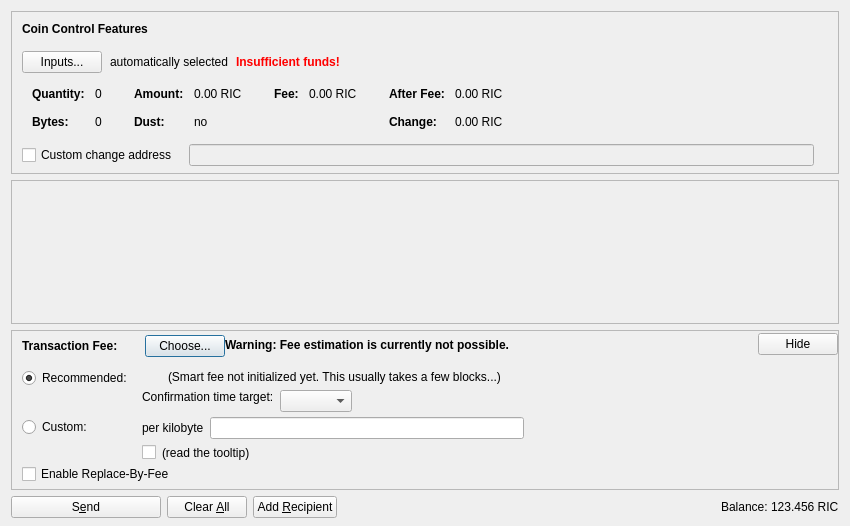
<?xml version="1.0" encoding="UTF-8"?>
<ui version="4.0">
 <class>SendCoinsDialog</class>
 <widget class="QDialog" name="SendCoinsDialog">
  <property name="geometry">
   <rect>
    <x>0</x>
    <y>0</y>
    <width>850</width>
    <height>526</height>
   </rect>
  </property>
  <property name="windowTitle">
   <string>Send Coins</string>
  </property>
  <layout class="QVBoxLayout" name="verticalLayout" stretch="0,1,0,0">
   <property name="bottomMargin">
    <number>8</number>
   </property>
   <item>
    <widget class="QFrame" name="frameCoinControl">
     <property name="sizePolicy">
      <sizepolicy hsizetype="Expanding" vsizetype="Expanding">
       <horstretch>0</horstretch>
       <verstretch>0</verstretch>
      </sizepolicy>
     </property>
     <property name="maximumSize">
      <size>
       <width>16777215</width>
       <height>16777215</height>
      </size>
     </property>
     <property name="frameShape">
      <enum>QFrame::StyledPanel</enum>
     </property>
     <property name="frameShadow">
      <enum>QFrame::Sunken</enum>
     </property>
     <layout class="QVBoxLayout" name="verticalLayoutCoinControl2">
      <property name="spacing">
       <number>0</number>
      </property>
      <property name="leftMargin">
       <number>0</number>
      </property>
      <property name="topMargin">
       <number>0</number>
      </property>
      <property name="rightMargin">
       <number>0</number>
      </property>
      <property name="bottomMargin">
       <number>6</number>
      </property>
      <item>
       <layout class="QVBoxLayout" name="verticalLayoutCoinControl" stretch="0,0,0,0,1">
        <property name="spacing">
         <number>0</number>
        </property>
        <property name="leftMargin">
         <number>10</number>
        </property>
        <property name="topMargin">
         <number>10</number>
        </property>
        <item>
         <layout class="QHBoxLayout" name="horizontalLayoutCoinControl1">
          <property name="bottomMargin">
           <number>15</number>
          </property>
          <item>
           <widget class="QLabel" name="labelCoinControlFeatures">
            <property name="sizePolicy">
             <sizepolicy hsizetype="Preferred" vsizetype="Maximum">
              <horstretch>0</horstretch>
              <verstretch>0</verstretch>
             </sizepolicy>
            </property>
            <property name="font">
             <font>
              <weight>75</weight>
              <bold>true</bold>
             </font>
            </property>
            <property name="styleSheet">
             <string notr="true">font-weight:bold;</string>
            </property>
            <property name="text">
             <string>Coin Control Features</string>
            </property>
           </widget>
          </item>
         </layout>
        </item>
        <item>
         <layout class="QHBoxLayout" name="horizontalLayoutCoinControl2" stretch="0,0,0,0">
          <property name="spacing">
           <number>8</number>
          </property>
          <property name="bottomMargin">
           <number>10</number>
          </property>
          <item>
           <widget class="QPushButton" name="pushButtonCoinControl">
            <property name="styleSheet">
             <string notr="true"/>
            </property>
            <property name="text">
             <string>Inputs...</string>
            </property>
            <property name="autoDefault">
             <bool>false</bool>
            </property>
           </widget>
          </item>
          <item>
           <widget class="QLabel" name="labelCoinControlAutomaticallySelected">
            <property name="text">
             <string>automatically selected</string>
            </property>
            <property name="margin">
             <number>5</number>
            </property>
           </widget>
          </item>
          <item>
           <widget class="QLabel" name="labelCoinControlInsuffFunds">
            <property name="font">
             <font>
              <weight>75</weight>
              <bold>true</bold>
             </font>
            </property>
            <property name="styleSheet">
             <string notr="true">color:red;font-weight:bold;</string>
            </property>
            <property name="text">
             <string>Insufficient funds!</string>
            </property>
            <property name="margin">
             <number>5</number>
            </property>
           </widget>
          </item>
          <item>
           <spacer name="horizontalSpacerCoinControl">
            <property name="orientation">
             <enum>Qt::Horizontal</enum>
            </property>
            <property name="sizeHint" stdset="0">
             <size>
              <width>40</width>
              <height>1</height>
             </size>
            </property>
           </spacer>
          </item>
         </layout>
        </item>
        <item>
         <widget class="QWidget" name="widgetCoinControl" native="true">
          <property name="sizePolicy">
           <sizepolicy hsizetype="Preferred" vsizetype="Preferred">
            <horstretch>0</horstretch>
            <verstretch>0</verstretch>
           </sizepolicy>
          </property>
          <property name="minimumSize">
           <size>
            <width>0</width>
            <height>0</height>
           </size>
          </property>
          <property name="styleSheet">
           <string notr="true"/>
          </property>
          <layout class="QHBoxLayout" name="horizontalLayoutCoinControl5">
           <property name="leftMargin">
            <number>0</number>
           </property>
           <property name="topMargin">
            <number>0</number>
           </property>
           <property name="rightMargin">
            <number>0</number>
           </property>
           <property name="bottomMargin">
            <number>0</number>
           </property>
           <item>
            <layout class="QHBoxLayout" name="horizontalLayoutCoinControl3" stretch="0,0,0,1">
             <property name="spacing">
              <number>20</number>
             </property>
             <property name="topMargin">
              <number>0</number>
             </property>
             <property name="bottomMargin">
              <number>10</number>
             </property>
             <item>
              <layout class="QFormLayout" name="formLayoutCoinControl1">
               <property name="horizontalSpacing">
                <number>10</number>
               </property>
               <property name="verticalSpacing">
                <number>14</number>
               </property>
               <property name="leftMargin">
                <number>10</number>
               </property>
               <property name="topMargin">
                <number>4</number>
               </property>
               <property name="rightMargin">
                <number>6</number>
               </property>
               <item row="0" column="0">
                <widget class="QLabel" name="labelCoinControlQuantityText">
                 <property name="font">
                  <font>
                   <weight>75</weight>
                   <bold>true</bold>
                  </font>
                 </property>
                 <property name="text">
                  <string>Quantity:</string>
                 </property>
                 <property name="margin">
                  <number>0</number>
                 </property>
                </widget>
               </item>
               <item row="0" column="1">
                <widget class="QLabel" name="labelCoinControlQuantity">
                 <property name="cursor">
                  <cursorShape>IBeamCursor</cursorShape>
                 </property>
                 <property name="contextMenuPolicy">
                  <enum>Qt::ActionsContextMenu</enum>
                 </property>
                 <property name="text">
                  <string notr="true">0</string>
                 </property>
                 <property name="margin">
                  <number>0</number>
                 </property>
                 <property name="textInteractionFlags">
                  <set>Qt::LinksAccessibleByMouse|Qt::TextSelectableByKeyboard|Qt::TextSelectableByMouse</set>
                 </property>
                </widget>
               </item>
               <item row="1" column="0">
                <widget class="QLabel" name="labelCoinControlBytesText">
                 <property name="font">
                  <font>
                   <weight>75</weight>
                   <bold>true</bold>
                  </font>
                 </property>
                 <property name="text">
                  <string>Bytes:</string>
                 </property>
                </widget>
               </item>
               <item row="1" column="1">
                <widget class="QLabel" name="labelCoinControlBytes">
                 <property name="cursor">
                  <cursorShape>IBeamCursor</cursorShape>
                 </property>
                 <property name="contextMenuPolicy">
                  <enum>Qt::ActionsContextMenu</enum>
                 </property>
                 <property name="text">
                  <string notr="true">0</string>
                 </property>
                 <property name="textInteractionFlags">
                  <set>Qt::LinksAccessibleByMouse|Qt::TextSelectableByKeyboard|Qt::TextSelectableByMouse</set>
                 </property>
                </widget>
               </item>
              </layout>
             </item>
             <item>
              <layout class="QFormLayout" name="formLayoutCoinControl2">
               <property name="horizontalSpacing">
                <number>10</number>
               </property>
               <property name="verticalSpacing">
                <number>14</number>
               </property>
               <property name="leftMargin">
                <number>6</number>
               </property>
               <property name="topMargin">
                <number>4</number>
               </property>
               <property name="rightMargin">
                <number>6</number>
               </property>
               <item row="0" column="0">
                <widget class="QLabel" name="labelCoinControlAmountText">
                 <property name="font">
                  <font>
                   <weight>75</weight>
                   <bold>true</bold>
                  </font>
                 </property>
                 <property name="text">
                  <string>Amount:</string>
                 </property>
                 <property name="margin">
                  <number>0</number>
                 </property>
                </widget>
               </item>
               <item row="0" column="1">
                <widget class="QLabel" name="labelCoinControlAmount">
                 <property name="cursor">
                  <cursorShape>IBeamCursor</cursorShape>
                 </property>
                 <property name="contextMenuPolicy">
                  <enum>Qt::ActionsContextMenu</enum>
                 </property>
                 <property name="text">
                  <string notr="true">0.00 RIC</string>
                 </property>
                 <property name="textInteractionFlags">
                  <set>Qt::LinksAccessibleByMouse|Qt::TextSelectableByKeyboard|Qt::TextSelectableByMouse</set>
                 </property>
                </widget>
               </item>
               <item row="1" column="0">
                <widget class="QLabel" name="labelCoinControlLowOutputText">
                 <property name="font">
                  <font>
                   <weight>75</weight>
                   <bold>true</bold>
                  </font>
                 </property>
                 <property name="text">
                  <string>Dust:</string>
                 </property>
                </widget>
               </item>
               <item row="1" column="1">
                <widget class="QLabel" name="labelCoinControlLowOutput">
                 <property name="cursor">
                  <cursorShape>IBeamCursor</cursorShape>
                 </property>
                 <property name="contextMenuPolicy">
                  <enum>Qt::ActionsContextMenu</enum>
                 </property>
                 <property name="text">
                  <string notr="true">no</string>
                 </property>
                 <property name="textInteractionFlags">
                  <set>Qt::LinksAccessibleByMouse|Qt::TextSelectableByKeyboard|Qt::TextSelectableByMouse</set>
                 </property>
                </widget>
               </item>
              </layout>
             </item>
             <item>
              <layout class="QFormLayout" name="formLayoutCoinControl3">
               <property name="horizontalSpacing">
                <number>10</number>
               </property>
               <property name="verticalSpacing">
                <number>14</number>
               </property>
               <property name="leftMargin">
                <number>6</number>
               </property>
               <property name="topMargin">
                <number>4</number>
               </property>
               <property name="rightMargin">
                <number>6</number>
               </property>
               <item row="0" column="0">
                <widget class="QLabel" name="labelCoinControlFeeText">
                 <property name="font">
                  <font>
                   <weight>75</weight>
                   <bold>true</bold>
                  </font>
                 </property>
                 <property name="text">
                  <string>Fee:</string>
                 </property>
                 <property name="margin">
                  <number>0</number>
                 </property>
                </widget>
               </item>
               <item row="0" column="1">
                <widget class="QLabel" name="labelCoinControlFee">
                 <property name="cursor">
                  <cursorShape>IBeamCursor</cursorShape>
                 </property>
                 <property name="contextMenuPolicy">
                  <enum>Qt::ActionsContextMenu</enum>
                 </property>
                 <property name="text">
                  <string notr="true">0.00 RIC</string>
                 </property>
                 <property name="textInteractionFlags">
                  <set>Qt::LinksAccessibleByMouse|Qt::TextSelectableByKeyboard|Qt::TextSelectableByMouse</set>
                 </property>
                </widget>
               </item>
              </layout>
             </item>
             <item>
              <layout class="QFormLayout" name="formLayoutCoinControl4">
               <property name="horizontalSpacing">
                <number>10</number>
               </property>
               <property name="verticalSpacing">
                <number>14</number>
               </property>
               <property name="leftMargin">
                <number>6</number>
               </property>
               <property name="topMargin">
                <number>4</number>
               </property>
               <property name="rightMargin">
                <number>6</number>
               </property>
               <item row="0" column="0">
                <widget class="QLabel" name="labelCoinControlAfterFeeText">
                 <property name="font">
                  <font>
                   <weight>75</weight>
                   <bold>true</bold>
                  </font>
                 </property>
                 <property name="text">
                  <string>After Fee:</string>
                 </property>
                 <property name="margin">
                  <number>0</number>
                 </property>
                </widget>
               </item>
               <item row="0" column="1">
                <widget class="QLabel" name="labelCoinControlAfterFee">
                 <property name="cursor">
                  <cursorShape>IBeamCursor</cursorShape>
                 </property>
                 <property name="contextMenuPolicy">
                  <enum>Qt::ActionsContextMenu</enum>
                 </property>
                 <property name="text">
                  <string notr="true">0.00 RIC</string>
                 </property>
                 <property name="textInteractionFlags">
                  <set>Qt::LinksAccessibleByMouse|Qt::TextSelectableByKeyboard|Qt::TextSelectableByMouse</set>
                 </property>
                </widget>
               </item>
               <item row="1" column="0">
                <widget class="QLabel" name="labelCoinControlChangeText">
                 <property name="font">
                  <font>
                   <weight>75</weight>
                   <bold>true</bold>
                  </font>
                 </property>
                 <property name="text">
                  <string>Change:</string>
                 </property>
                </widget>
               </item>
               <item row="1" column="1">
                <widget class="QLabel" name="labelCoinControlChange">
                 <property name="cursor">
                  <cursorShape>IBeamCursor</cursorShape>
                 </property>
                 <property name="contextMenuPolicy">
                  <enum>Qt::ActionsContextMenu</enum>
                 </property>
                 <property name="text">
                  <string notr="true">0.00 RIC</string>
                 </property>
                 <property name="textInteractionFlags">
                  <set>Qt::LinksAccessibleByMouse|Qt::TextSelectableByKeyboard|Qt::TextSelectableByMouse</set>
                 </property>
                </widget>
               </item>
              </layout>
             </item>
            </layout>
           </item>
          </layout>
         </widget>
        </item>
        <item>
         <layout class="QHBoxLayout" name="horizontalLayoutCoinControl4" stretch="0,0,0">
          <property name="spacing">
           <number>12</number>
          </property>
          <property name="sizeConstraint">
           <enum>QLayout::SetDefaultConstraint</enum>
          </property>
          <property name="topMargin">
           <number>5</number>
          </property>
          <property name="rightMargin">
           <number>5</number>
          </property>
          <item>
           <widget class="QCheckBox" name="checkBoxCoinControlChange">
            <property name="toolTip">
             <string>If this is activated, but the change address is empty or invalid, change will be sent to a newly generated address.</string>
            </property>
            <property name="text">
             <string>Custom change address</string>
            </property>
           </widget>
          </item>
          <item>
           <widget class="QValidatedLineEdit" name="lineEditCoinControlChange">
            <property name="enabled">
             <bool>false</bool>
            </property>
            <property name="sizePolicy">
             <sizepolicy hsizetype="Expanding" vsizetype="Fixed">
              <horstretch>0</horstretch>
              <verstretch>0</verstretch>
             </sizepolicy>
            </property>
           </widget>
          </item>
          <item>
           <widget class="QLabel" name="labelCoinControlChangeLabel">
            <property name="sizePolicy">
             <sizepolicy hsizetype="Preferred" vsizetype="Expanding">
              <horstretch>0</horstretch>
              <verstretch>0</verstretch>
             </sizepolicy>
            </property>
            <property name="minimumSize">
             <size>
              <width>0</width>
              <height>0</height>
             </size>
            </property>
            <property name="text">
             <string/>
            </property>
            <property name="margin">
             <number>3</number>
            </property>
           </widget>
          </item>
         </layout>
        </item>
        <item>
         <spacer name="verticalSpacerCoinControl">
          <property name="orientation">
           <enum>Qt::Vertical</enum>
          </property>
          <property name="sizeHint" stdset="0">
           <size>
            <width>800</width>
            <height>1</height>
           </size>
          </property>
         </spacer>
        </item>
       </layout>
      </item>
     </layout>
    </widget>
   </item>
   <item>
    <widget class="QScrollArea" name="scrollArea">
     <property name="widgetResizable">
      <bool>true</bool>
     </property>
     <widget class="QWidget" name="scrollAreaWidgetContents">
      <property name="geometry">
       <rect>
        <x>0</x>
        <y>0</y>
        <width>830</width>
        <height>104</height>
       </rect>
      </property>
      <layout class="QVBoxLayout" name="verticalLayout_2" stretch="0,1">
       <property name="leftMargin">
        <number>0</number>
       </property>
       <property name="topMargin">
        <number>0</number>
       </property>
       <property name="rightMargin">
        <number>0</number>
       </property>
       <property name="bottomMargin">
        <number>0</number>
       </property>
       <item>
        <layout class="QVBoxLayout" name="entries">
         <property name="spacing">
          <number>6</number>
         </property>
        </layout>
       </item>
       <item>
        <spacer name="verticalSpacer">
         <property name="orientation">
          <enum>Qt::Vertical</enum>
         </property>
         <property name="sizeHint" stdset="0">
          <size>
           <width>20</width>
           <height>40</height>
          </size>
         </property>
        </spacer>
       </item>
      </layout>
     </widget>
    </widget>
   </item>
   <item>
    <widget class="QFrame" name="frameFee">
     <property name="sizePolicy">
      <sizepolicy hsizetype="Expanding" vsizetype="Expanding">
       <horstretch>0</horstretch>
       <verstretch>0</verstretch>
      </sizepolicy>
     </property>
     <property name="maximumSize">
      <size>
       <width>16777215</width>
       <height>16777215</height>
      </size>
     </property>
     <property name="frameShape">
      <enum>QFrame::StyledPanel</enum>
     </property>
     <property name="frameShadow">
      <enum>QFrame::Sunken</enum>
     </property>
     <layout class="QVBoxLayout" name="verticalLayoutFee1">
      <property name="spacing">
       <number>0</number>
      </property>
      <property name="leftMargin">
       <number>0</number>
      </property>
      <property name="topMargin">
       <number>0</number>
      </property>
      <property name="rightMargin">
       <number>0</number>
      </property>
      <property name="bottomMargin">
       <number>0</number>
      </property>
      <item>
       <layout class="QVBoxLayout" name="verticalLayoutFee2" stretch="0,0,0">
        <property name="spacing">
         <number>0</number>
        </property>
        <property name="leftMargin">
         <number>10</number>
        </property>
        <property name="topMargin">
         <number>0</number>
        </property>
        <item>
         <layout class="QHBoxLayout" name="horizontalLayoutFee1">
          <property name="bottomMargin">
           <number>0</number>
          </property>
          <item>
           <layout class="QVBoxLayout" name="verticalLayoutFee7">
            <property name="spacing">
             <number>0</number>
            </property>
            <item>
             <spacer name="verticalSpacerSmartFee">
              <property name="orientation">
               <enum>Qt::Vertical</enum>
              </property>
              <property name="sizeType">
               <enum>QSizePolicy::Fixed</enum>
              </property>
              <property name="sizeHint" stdset="0">
               <size>
                <width>1</width>
                <height>4</height>
               </size>
              </property>
             </spacer>
            </item>
            <item>
             <layout class="QHBoxLayout" name="horizontalLayoutSmartFee">
              <property name="spacing">
               <number>10</number>
              </property>
              <item>
               <widget class="QLabel" name="labelFeeHeadline">
                <property name="sizePolicy">
                 <sizepolicy hsizetype="Preferred" vsizetype="Maximum">
                  <horstretch>0</horstretch>
                  <verstretch>0</verstretch>
                 </sizepolicy>
                </property>
                <property name="font">
                 <font>
                  <weight>75</weight>
                  <bold>true</bold>
                 </font>
                </property>
                <property name="styleSheet">
                 <string notr="true">font-weight:bold;</string>
                </property>
                <property name="text">
                 <string>Transaction Fee:</string>
                </property>
               </widget>
              </item>
              <item>
               <widget class="QLabel" name="labelFeeMinimized">
                <property name="text">
                 <string/>
                </property>
               </widget>
              </item>
              <item>
               <widget class="QPushButton" name="buttonChooseFee">
                <property name="text">
                 <string>Choose...</string>
                </property>
               </widget>
              </item>
             </layout>
            </item>
            <item>
             <spacer name="verticalSpacer_5">
              <property name="orientation">
               <enum>Qt::Vertical</enum>
              </property>
              <property name="sizeHint" stdset="0">
               <size>
                <width>1</width>
                <height>1</height>
               </size>
              </property>
             </spacer>
            </item>
           </layout>
          </item>
          <item>
           <widget class="QLabel" name="fallbackFeeWarningLabel">
            <property name="toolTip">
             <string>Using the fallbackfee can result in sending a transaction that will take several hours or days (or never) to confirm. Consider choosing your fee manually or wait until you have validated the complete chain.</string>
            </property>
            <property name="font">
            <font>
                <weight>75</weight>
                <bold>true</bold>
            </font>
            </property>
            <property name="text">
             <string>Warning: Fee estimation is currently not possible.</string>
            </property>
            <property name="wordWrap">
             <bool>false</bool>
            </property>
           </widget>
          </item>
          <item>
           <spacer name="horizontalSpacer_4">
            <property name="orientation">
             <enum>Qt::Horizontal</enum>
            </property>
            <property name="sizeType">
             <enum>QSizePolicy::MinimumExpanding</enum>
            </property>
            <property name="sizeHint" stdset="0">
             <size>
              <width>40</width>
              <height>20</height>
             </size>
            </property>
           </spacer>
          </item>
          <item>
           <widget class="QPushButton" name="buttonMinimizeFee">
            <property name="toolTip">
             <string>collapse fee-settings</string>
            </property>
            <property name="text">
             <string>Hide</string>
            </property>
           </widget>
          </item>
         </layout>
        </item>
        <item>
         <widget class="QFrame" name="frameFeeSelection">
          <layout class="QVBoxLayout" name="verticalLayoutFee12">
           <property name="spacing">
            <number>0</number>
           </property>
           <property name="leftMargin">
            <number>0</number>
           </property>
           <property name="topMargin">
            <number>0</number>
           </property>
           <property name="rightMargin">
            <number>0</number>
           </property>
           <property name="bottomMargin">
            <number>0</number>
           </property>
           <item>
            <layout class="QGridLayout" name="gridLayoutFee">
             <property name="topMargin">
              <number>10</number>
             </property>
             <property name="bottomMargin">
              <number>4</number>
             </property>
             <property name="horizontalSpacing">
              <number>10</number>
             </property>
             <property name="verticalSpacing">
              <number>4</number>
             </property>
             <item row="1" column="1">
              <layout class="QVBoxLayout" name="verticalLayoutFee8">
               <property name="spacing">
                <number>6</number>
               </property>
               <item>
                <layout class="QHBoxLayout" name="horizontalLayoutFee13">
                 <item>
                  <widget class="QLabel" name="labelCustomPerKilobyte">
                   <property name="toolTip">
                    <string>If the custom fee is set to 1000 satoshis and the transaction is only 250 bytes, then &quot;per kilobyte&quot; only pays 250 satoshis in fee, while &quot;total at least&quot; pays 1000 satoshis. For transactions bigger than a kilobyte both pay by kilobyte.</string>
                   </property>
                   <property name="text">
                    <string>per kilobyte</string>
                   </property>
                  </widget>
                 </item>
                 <item>
                  <widget class="BitcoinAmountField" name="customFee"/>
                 </item>
                 <item>
                  <spacer name="horizontalSpacer_6">
                   <property name="orientation">
                    <enum>Qt::Horizontal</enum>
                   </property>
                   <property name="sizeHint" stdset="0">
                    <size>
                     <width>1</width>
                     <height>1</height>
                    </size>
                   </property>
                  </spacer>
                 </item>
                </layout>
               </item>
               <item>
                <layout class="QHBoxLayout" name="horizontalLayoutFee8">
                 <item>
                  <widget class="QCheckBox" name="checkBoxMinimumFee">
                   <property name="toolTip">
                    <string>Paying only the minimum fee is just fine as long as there is less transaction volume than space in the blocks. But be aware that this can end up in a never confirming transaction once there is more demand for riecoin transactions than the network can process.</string>
                   </property>
                   <property name="text">
                    <string/>
                   </property>
                  </widget>
                 </item>
                 <item>
                  <widget class="QLabel" name="labelMinFeeWarning">
                   <property name="enabled">
                    <bool>true</bool>
                   </property>
                   <property name="toolTip">
                    <string>Paying only the minimum fee is just fine as long as there is less transaction volume than space in the blocks. But be aware that this can end up in a never confirming transaction once there is more demand for riecoin transactions than the network can process.</string>
                   </property>
                   <property name="text">
                    <string>(read the tooltip)</string>
                   </property>
                   <property name="margin">
                    <number>5</number>
                   </property>
                  </widget>
                 </item>
                 <item>
                  <spacer name="horizontalSpacer_2">
                   <property name="orientation">
                    <enum>Qt::Horizontal</enum>
                   </property>
                   <property name="sizeHint" stdset="0">
                    <size>
                     <width>1</width>
                     <height>1</height>
                    </size>
                   </property>
                  </spacer>
                 </item>
                </layout>
               </item>
              </layout>
             </item>
             <item row="0" column="0">
              <layout class="QVBoxLayout" name="verticalLayoutFee4" stretch="0,1">
               <item>
                <widget class="QRadioButton" name="radioSmartFee">
                 <property name="text">
                  <string>Recommended:</string>
                 </property>
                 <property name="checked">
                  <bool>true</bool>
                 </property>
                 <attribute name="buttonGroup">
                  <string notr="true">groupFee</string>
                 </attribute>
                </widget>
               </item>
               <item>
                <spacer name="verticalSpacer_2">
                 <property name="orientation">
                  <enum>Qt::Vertical</enum>
                 </property>
                 <property name="sizeHint" stdset="0">
                  <size>
                   <width>1</width>
                   <height>1</height>
                  </size>
                 </property>
                </spacer>
               </item>
              </layout>
             </item>
             <item row="1" column="0">
              <layout class="QVBoxLayout" name="verticalLayoutFee9" stretch="0,1">
               <item>
                <widget class="QRadioButton" name="radioCustomFee">
                 <property name="text">
                  <string>Custom:</string>
                 </property>
                 <attribute name="buttonGroup">
                  <string notr="true">groupFee</string>
                 </attribute>
                </widget>
               </item>
               <item>
                <spacer name="verticalSpacer_6">
                 <property name="orientation">
                  <enum>Qt::Vertical</enum>
                 </property>
                 <property name="sizeHint" stdset="0">
                  <size>
                   <width>1</width>
                   <height>1</height>
                  </size>
                 </property>
                </spacer>
               </item>
              </layout>
             </item>
             <item row="0" column="1">
              <layout class="QVBoxLayout" name="verticalLayoutFee3" stretch="0,0,1">
               <property name="spacing">
                <number>6</number>
               </property>
               <property name="topMargin">
                <number>2</number>
               </property>
               <item>
                <layout class="QHBoxLayout" name="horizontalLayoutFee12">
                 <item>
                  <widget class="QLabel" name="labelSmartFee">
                   <property name="text">
                    <string/>
                   </property>
                   <property name="margin">
                    <number>2</number>
                   </property>
                  </widget>
                 </item>
                 <item>
                  <widget class="QLabel" name="labelFeeEstimation">
                   <property name="text">
                    <string/>
                   </property>
                  </widget>
                 </item>
                 <item>
                  <widget class="QLabel" name="labelSmartFee2">
                   <property name="text">
                    <string>(Smart fee not initialized yet. This usually takes a few blocks...)</string>
                   </property>
                   <property name="margin">
                    <number>2</number>
                   </property>
                  </widget>
                 </item>
                 <item>
                  <spacer name="horizontalSpacer_5">
                   <property name="orientation">
                    <enum>Qt::Horizontal</enum>
                   </property>
                   <property name="sizeHint" stdset="0">
                    <size>
                     <width>1</width>
                     <height>1</height>
                    </size>
                   </property>
                  </spacer>
                 </item>
                </layout>
               </item>
               <item>
                <layout class="QHBoxLayout" name="horizontalLayoutFee9">
                 <item>
                  <layout class="QVBoxLayout" name="verticalLayoutFee6">
                   <item>
                    <widget class="QLabel" name="labelSmartFee3">
                     <property name="text">
                      <string>Confirmation time target:</string>
                     </property>
                     <property name="margin">
                      <number>2</number>
                     </property>
                    </widget>
                   </item>
                   <item>
                    <spacer name="verticalSpacer_3">
                     <property name="orientation">
                      <enum>Qt::Vertical</enum>
                     </property>
                     <property name="sizeHint" stdset="0">
                      <size>
                       <width>1</width>
                       <height>1</height>
                      </size>
                     </property>
                    </spacer>
                   </item>
                  </layout>
                 </item>
                 <item>
                  <layout class="QVBoxLayout" name="verticalLayoutFee5">
                   <property name="rightMargin">
                    <number>30</number>
                   </property>
                   <item>
                    <layout class="QHBoxLayout" name="horizontalLayoutConfTarget">
                     <property name="bottomMargin">
                      <number>0</number>
                     </property>
                     <item>
                      <widget class="QComboBox" name="confTargetSelector"/>
                     </item>
                     <item>
                      <spacer name="horizontalSpacerConfTarget">
                       <property name="orientation">
                        <enum>Qt::Horizontal</enum>
                       </property>
                       <property name="sizeHint" stdset="0">
                        <size>
                         <width>40</width>
                         <height>20</height>
                        </size>
                       </property>
                      </spacer>
                     </item>
                    </layout>
                   </item>
                  </layout>
                 </item>
                </layout>
               </item>
               <item>
                <spacer name="verticalSpacer_4">
                 <property name="orientation">
                  <enum>Qt::Vertical</enum>
                 </property>
                 <property name="sizeHint" stdset="0">
                  <size>
                   <width>1</width>
                   <height>1</height>
                  </size>
                 </property>
                </spacer>
               </item>
              </layout>
             </item>
            </layout>
           </item>
           <item>
            <widget class="QCheckBox" name="optInRBF">
             <property name="text">
              <string>Enable Replace-By-Fee</string>
             </property>
             <property name="toolTip">
              <string>With Replace-By-Fee (BIP-125) you can increase a transaction's fee after it is sent. Without this, a higher fee may be recommended to compensate for increased transaction delay risk.</string>
             </property>
            </widget>
           </item>
          </layout>
         </widget>
        </item>
        <item>
         <spacer name="verticalSpacerFee">
          <property name="orientation">
           <enum>Qt::Vertical</enum>
          </property>
          <property name="sizeHint" stdset="0">
           <size>
            <width>40</width>
            <height>5</height>
           </size>
          </property>
         </spacer>
        </item>
       </layout>
      </item>
     </layout>
    </widget>
   </item>
   <item>
    <layout class="QHBoxLayout" name="horizontalLayout">
     <item>
      <widget class="QPushButton" name="sendButton">
       <property name="minimumSize">
        <size>
         <width>150</width>
         <height>0</height>
        </size>
       </property>
       <property name="toolTip">
        <string>Confirm the send action</string>
       </property>
       <property name="text">
        <string>S&amp;end</string>
       </property>
       <property name="icon">
        <iconset resource="../bitcoin.qrc">
         <normaloff>:/icons/send</normaloff>:/icons/send</iconset>
       </property>
       <property name="autoDefault">
        <bool>false</bool>
       </property>
       <property name="default">
        <bool>false</bool>
       </property>
      </widget>
     </item>
     <item>
      <widget class="QPushButton" name="clearButton">
       <property name="sizePolicy">
        <sizepolicy hsizetype="Minimum" vsizetype="Fixed">
         <horstretch>0</horstretch>
         <verstretch>0</verstretch>
        </sizepolicy>
       </property>
       <property name="toolTip">
        <string>Clear all fields of the form.</string>
       </property>
       <property name="text">
        <string>Clear &amp;All</string>
       </property>
       <property name="icon">
        <iconset resource="../bitcoin.qrc">
         <normaloff>:/icons/remove</normaloff>:/icons/remove</iconset>
       </property>
       <property name="autoDefault">
        <bool>false</bool>
       </property>
      </widget>
     </item>
     <item>
      <widget class="QPushButton" name="addButton">
       <property name="toolTip">
        <string>Send to multiple recipients at once</string>
       </property>
       <property name="text">
        <string>Add &amp;Recipient</string>
       </property>
       <property name="icon">
        <iconset resource="../bitcoin.qrc">
         <normaloff>:/icons/add</normaloff>:/icons/add</iconset>
       </property>
       <property name="autoDefault">
        <bool>false</bool>
       </property>
      </widget>
     </item>
     <item>
      <spacer name="horizontalSpacer">
       <property name="orientation">
        <enum>Qt::Horizontal</enum>
       </property>
       <property name="sizeHint" stdset="0">
        <size>
         <width>40</width>
         <height>20</height>
        </size>
       </property>
      </spacer>
     </item>
     <item>
      <layout class="QHBoxLayout" name="horizontalLayout_2">
       <property name="spacing">
        <number>3</number>
       </property>
       <item>
        <widget class="QLabel" name="label">
         <property name="sizePolicy">
          <sizepolicy hsizetype="Preferred" vsizetype="Fixed">
           <horstretch>0</horstretch>
           <verstretch>0</verstretch>
          </sizepolicy>
         </property>
         <property name="text">
          <string>Balance:</string>
         </property>
        </widget>
       </item>
       <item>
        <widget class="QLabel" name="labelBalance">
         <property name="sizePolicy">
          <sizepolicy hsizetype="Preferred" vsizetype="Fixed">
           <horstretch>0</horstretch>
           <verstretch>0</verstretch>
          </sizepolicy>
         </property>
         <property name="cursor">
          <cursorShape>IBeamCursor</cursorShape>
         </property>
         <property name="text">
          <string notr="true">123.456 RIC</string>
         </property>
         <property name="textInteractionFlags">
          <set>Qt::LinksAccessibleByMouse|Qt::TextSelectableByKeyboard|Qt::TextSelectableByMouse</set>
         </property>
        </widget>
       </item>
      </layout>
     </item>
    </layout>
   </item>
  </layout>
 </widget>
 <customwidgets>
  <customwidget>
   <class>QValidatedLineEdit</class>
   <extends>QLineEdit</extends>
   <header>qt/qvalidatedlineedit.h</header>
  </customwidget>
  <customwidget>
   <class>BitcoinAmountField</class>
   <extends>QLineEdit</extends>
   <header>qt/bitcoinamountfield.h</header>
   <container>1</container>
  </customwidget>
 </customwidgets>
 <resources>
  <include location="../bitcoin.qrc"/>
 </resources>
 <connections/>
 <buttongroups>
  <buttongroup name="groupFee"/>
 </buttongroups>
</ui>
